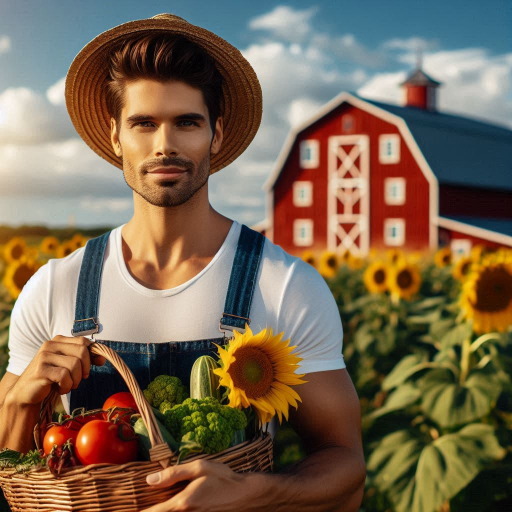
#> input picture gambar.png, 1024 x 1024 px (shown at 1/2 size)
$ python project.py
#> lines starting #> are read from the running program, lines starting #| are printed output that depends on the picture
import imageio as imageio
import numpy as np
from scipy import ndimage
import matplotlib.pyplot as plt

def load_image(path):
    """Load image and convert to grayscale if colored"""
#> called with path = 'gambar.png'
    img = imageio.imread(path)
#> img is the input picture: shape (1024, 1024, 3); mean R, G, B 123.1, 104.1, 82
    if len(img.shape) == 3:
        img = np.mean(img, axis=2).astype(np.uint8)
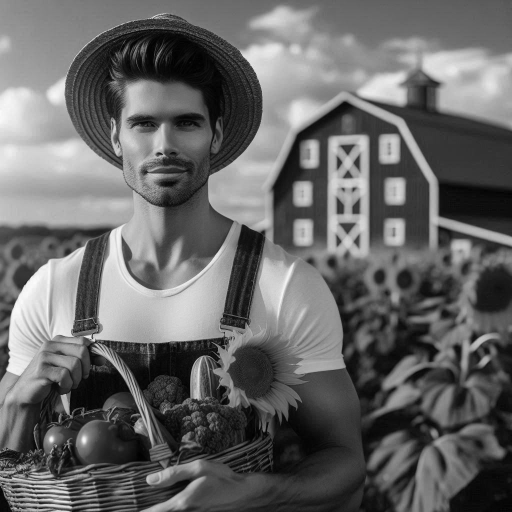
#> img: shape (1024, 1024) (shown at 1/2 size); min 0, max 254, mean 102.8
    return img

def show_images(images, titles):
    """Display multiple images side by side"""
    fig, axes = plt.subplots(1, len(images), figsize=(15, 5))
    for ax, img, title in zip(axes, images, titles):
        ax.imshow(img, cmap='gray')
        ax.set_title(title)
        ax.axis('off')
    plt.tight_layout()
    plt.show()

def contrast_stretching(img):
    """Apply contrast stretching"""
    p2, p98 = np.percentile(img, (2, 98))
#> p2 = 9; p98 = 223
    img_rescale = np.interp(img, (p2, p98), (0, 255))
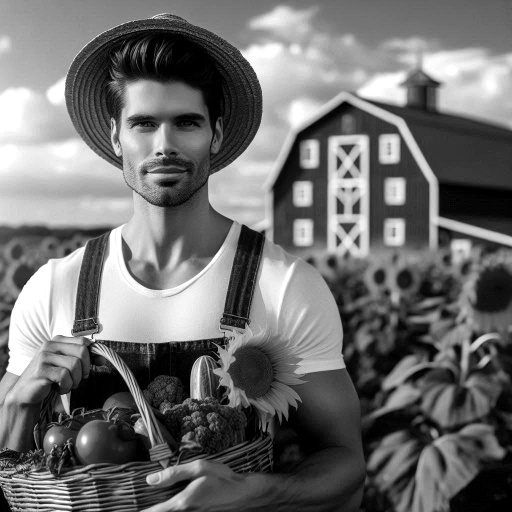
#> img_rescale: shape (1024, 1024) float64 (shown at 1/2 size); min 0, max 255, mean 111.6
    return img_rescale.astype(np.uint8)

def histogram_equalization(img):
    """Apply histogram equalization"""
    hist, bins = np.histogram(img.flatten(), 256, [0, 256])
#> hist = 256 values, max 10672 at index 53, min 0 at index 253, mean 4096; bins = 257 values from 0 to 256
    cdf = hist.cumsum()
#> cdf = 256 values from 60 to 1048576
    cdf_normalized = cdf * float(hist.max()) / cdf.max()
#> cdf_normalized = 256 values from 0.611 to 10672
    cdf_m = np.ma.masked_equal(cdf, 0)
    cdf_m = (cdf_m - cdf_m.min()) * 255 / (cdf_m.max() - cdf_m.min())
    cdf = np.ma.filled(cdf_m, 0).astype('uint8')
#> cdf = 256 values from 0 to 255
    return cdf[img]
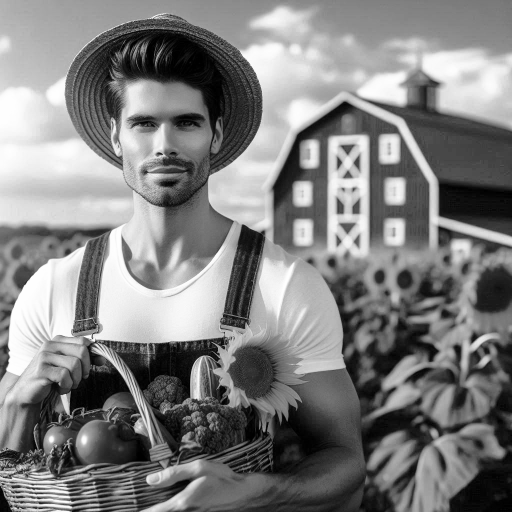
#> returned value: shape (1024, 1024) (shown at 1/2 size); min 0, max 255, mean 127.6

def gaussian_smoothing(img, sigma=1):
    """Apply Gaussian smoothing"""
#> called with sigma = 1
    return ndimage.gaussian_filter(img, sigma=sigma)

def sharpen_image(img):
    """Apply image sharpening"""
    blur = ndimage.gaussian_filter(img, 3)
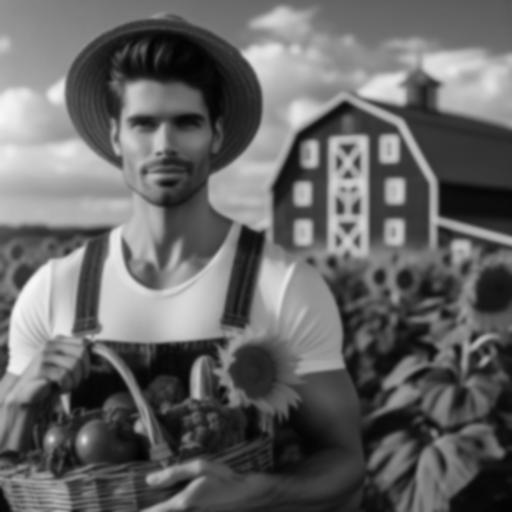
#> blur: shape (1024, 1024) (shown at 1/2 size); min 1, max 247, mean 101.8
    return img + ((img - blur) * 1.5)
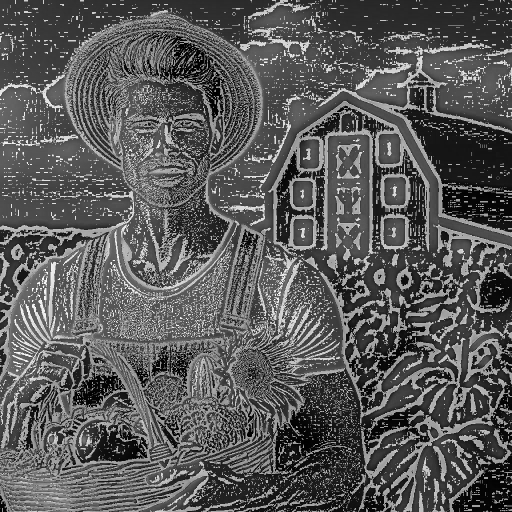
#> returned value: shape (1024, 1024) float64 (shown at 1/2 size); min 1, max 626.5, mean 221.6; drawn with min black and max white

def main():
    # Load image
    try:
        image_path = 'gambar.png'  # Replace with your image path
        original = load_image(image_path)

        # Apply different enhancement techniques
        contrast_stretched = contrast_stretching(original)
        hist_eq = histogram_equalization(original)
        smoothed = gaussian_smoothing(original)
        sharpened = sharpen_image(original)

        # Display results
        images = [original, contrast_stretched, hist_eq, smoothed, sharpened]
        titles = ['Original', 'Contrast Stretched', 'Histogram Equalization',
        'Gaussian Smoothing', 'Sharpened']
        show_images(images, titles)
#> the loop in show_images, `for ax, img, title in zip(axes, images, titles):` made 5 passes
#> title on passes 1 to 5: 'Original', 'Contrast Stretched', 'Histogram Equalization', 'Gaussian Smoothing', 'Sharpened'

    except Exception as e:
        print(f"Error: {e}")

if __name__ == "__main__":
    main()

$ run again, with download(1).jpg saved as gambar.png
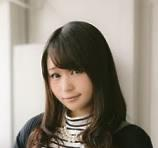
#> input picture download(1).jpg, 158 x 148 px
#> in load_image, img is the input picture: shape (148, 158, 3); mean R, G, B 149.6, 141, 129.2
#> in load_image, `img = np.mean(img, axis=2).astype(np.uint8)`:
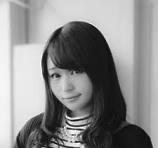
#> img: shape (148, 158); min 7, max 254, mean 139.7
#> p2 = 20; p98 = 243
#> hist = 256 values, max 686 at index 215, min 0 at index 0, mean 91.34; bins = 257 values from 0 to 256
#> in histogram_equalization, `cdf = hist.cumsum()`: cdf = 256 values from 0 to 23384
#> cdf_normalized = 256 values from 0 to 686
#> in histogram_equalization, `cdf = np.ma.filled(cdf_m, 0).astype('uint8')`: cdf = 256 values from 0 to 255
#> in sharpen_image, `return img + ((img - blur) * 1.5)`:
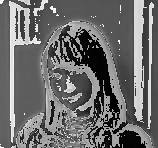
#> returned value: shape (148, 158) float64; min 18, max 608.5, mean 269.1; drawn with min black and max white
#> the loop in show_images, `for ax, img, title in zip(axes, images, titles):` made 5 passes
#> title on passes 1 to 5: 'Original', 'Contrast Stretched', 'Histogram Equalization', 'Gaussian Smoothing', 'Sharpened'
